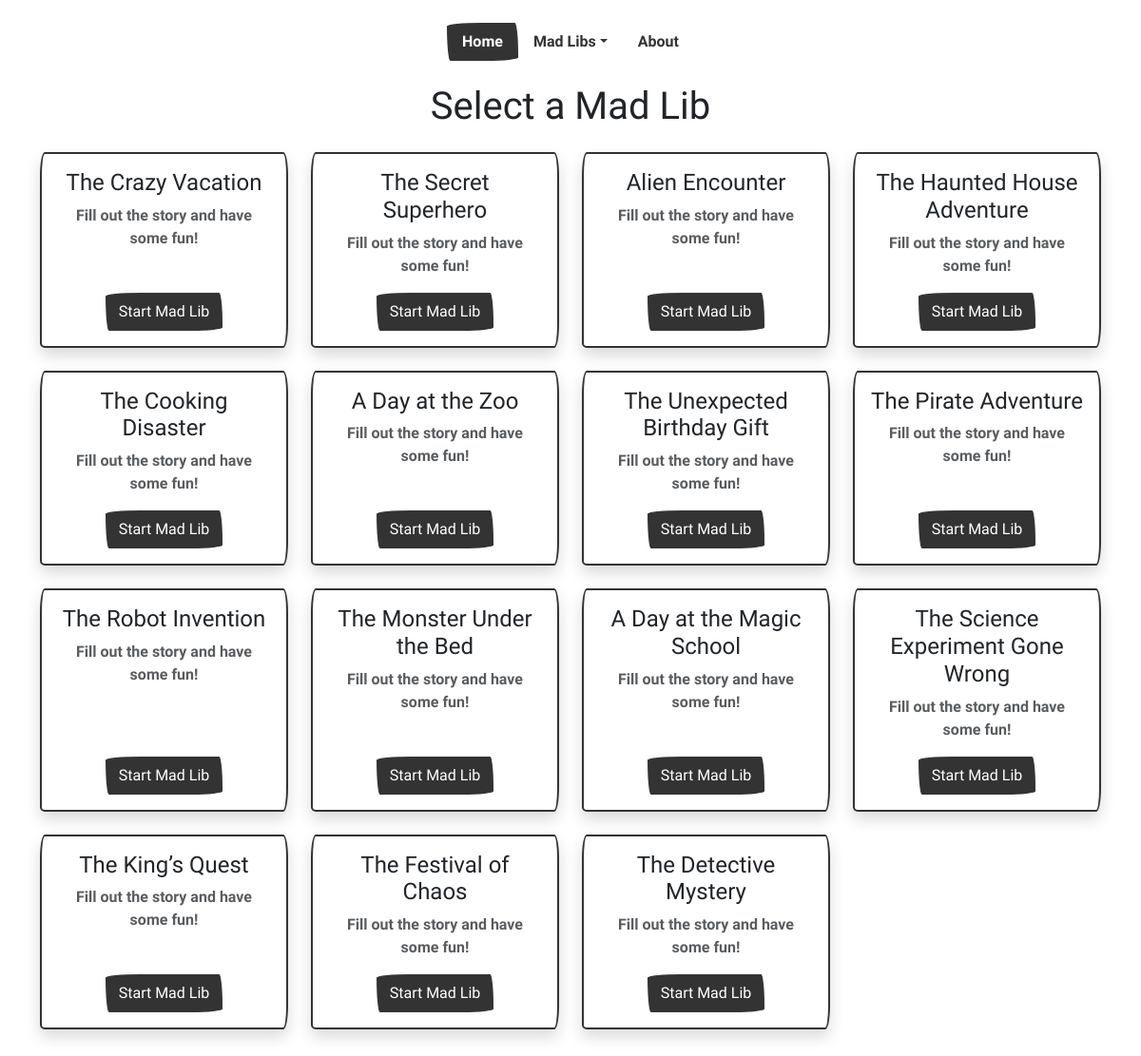
The page / on the database its author committed.
### madlibs/models.py (models this page shows, shortened)
class MadLibTemplate(models.Model):
    title = models.CharField(max_length=100)
    text = models.TextField(help_text='Use placeholders like {verb_1}, {adjective}, {verb_2}, {famous_person}')
    fields = models.JSONField(help_text='List of required fields like ["verb_1", "adjective", "verb_2", "famous_person"].')

### madlibs/views.py (the view)
# urls.py: path('', views.home, name="home"),
def home(request):
    madlibs = MadLibTemplate.objects.all()
    return render(request, 'madlibs/home.html', {'madlibs': madlibs})

### madlibs/context_processors.py (called while the page is built)
def madlibs(request):
    madlibs = MadLibTemplate.objects.all()
    return {'madlibs': madlibs}

### madlibs/templates/madlibs/home.html
{% extends 'madlibs/base.html' %}
{% block body %}
    <h1 class="text-center mb-4">Select a Mad Lib</h1>
    <div class="row row-cols-1 row-cols-sm-2 row-cols-md-3 row-cols-lg-4 g-4">
        {% for madlib in madlibs %}
            <div class="col">
                <div class="card shadow h-100">
                    <div class="card-body d-flex flex-column text-center">
                        <h4 class="card-title">{{ madlib.title }}</h4>
                        <p class="card-text text-muted">Fill out the story and have some fun!</p>
                        <a href="{% url 'madlib_form' madlib.id %}" class="btn btn-primary mt-auto mx-auto">Start Mad Lib</a>
                    </div>
                </div>
            </div>
        {% endfor %}
    </div>
{% endblock %}

### madlibs/templates/madlibs/base.html (shortened to what this page needs)
{% load static %}
<!DOCTYPE html>
<html lang="en">
<head>
    <link href="{% static 'madlibs/bootstrap.min.css' %}" rel="stylesheet">
    <link rel="stylesheet" href="https://cdn.jsdelivr.net/npm/bootstrap-icons@1.11.3/font/bootstrap-icons.min.css">
</head>
<body>
    <ul class="nav nav-pills justify-content-center mt-4">
        <li class="nav-item">
            <a class="nav-link {% if request.resolver_match.url_name == 'home' %}active{% endif %}" href="{% url 'home' %}">Home</a>
        </li>
        <li class="nav-item dropdown">
            <a class="nav-link dropdown-toggle {% if request.resolver_match.url_name == 'madlib_form' %}active{% endif %}" data-bs-toggle="dropdown" role="button" aria-haspopup="true" aria-expanded="false">Mad Libs</a>
        </li>
        <li class="nav-item">
            <a class="nav-link {% if request.resolver_match.url_name == 'about' %}active{% endif %}" href="{% url 'about' %}">About</a>
        </li>
    </ul>
    <div class="container mt-4 mb-5">
        {% block body %}
        {% endblock %}
    </div>
</body>
</html>

### rows shown on the page
MadLibTemplate: title "The Crazy Vacation"
MadLibTemplate: title "The Secret Superhero"
MadLibTemplate: title "Alien Encounter"
MadLibTemplate: title "The Haunted House Adventure"
MadLibTemplate: title "The Cooking Disaster"
MadLibTemplate: title "A Day at the Zoo"
MadLibTemplate: title "The Unexpected Birthday Gift"
MadLibTemplate: title "The Pirate Adventure"
MadLibTemplate: title "The Robot Invention"
MadLibTemplate: title "The Monster Under the Bed"
MadLibTemplate: title "A Day at the Magic School"
MadLibTemplate: title "The Science Experiment Gone Wrong"
MadLibTemplate: title "The King’s Quest"
MadLibTemplate: title "The Festival of Chaos"
MadLibTemplate: title "The Detective Mystery"
